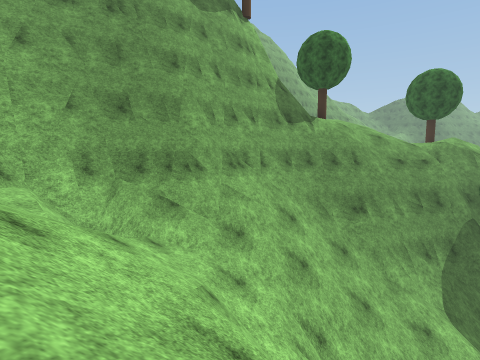
view 1 (above)

16 first-person views from a walk through a Unity game level. The camera is 1.4 m above the floor, tilts 6° down and sees 80° across. The floor is counted in squares, 2 m on a side. Each view is taken from the middle of a square. On the plan, view 1 faces up. The plan holds only what a view shows up to about 10 squares ahead; the rest is blank. The place goes on beyond the plan. Some trees and plants on the terrain are drawn as simple stand-ins. The player character is not drawn. Surface patterns are stand-ins for the level's own textures.

view 2
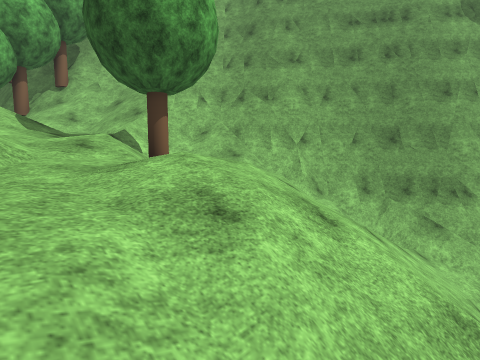

view 3
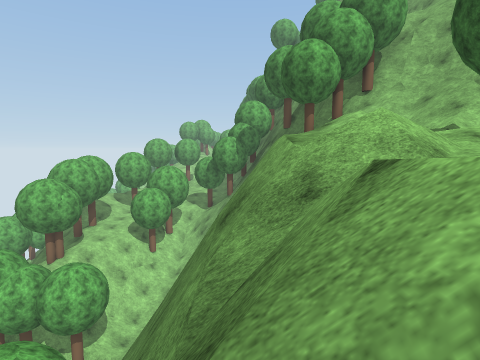

view 4
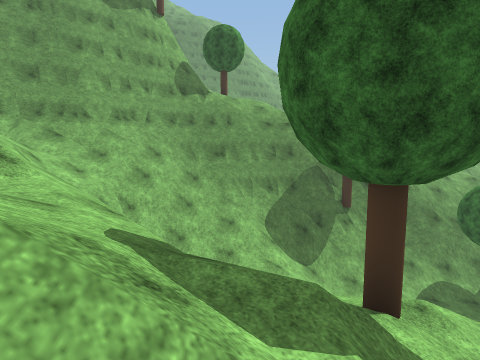

view 5
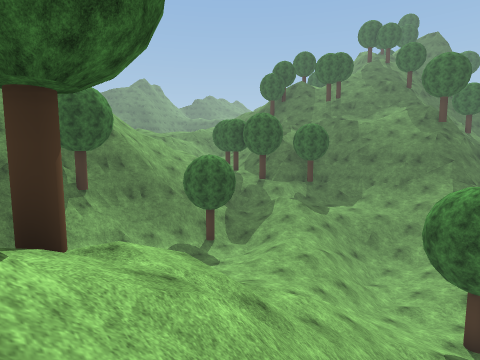

view 6
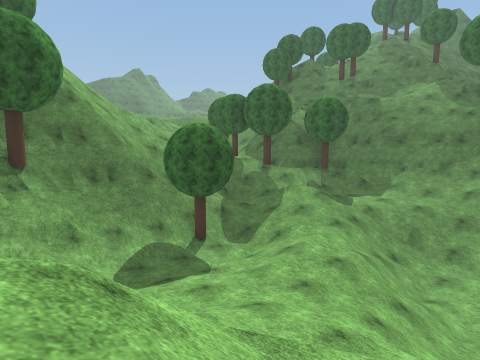

view 7
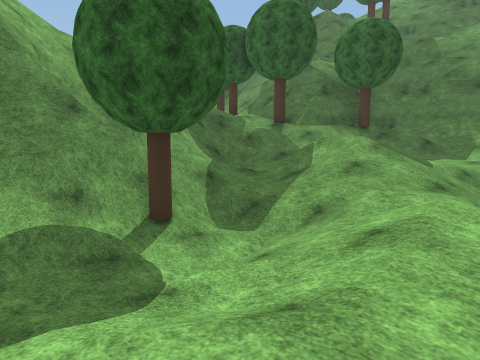

view 8
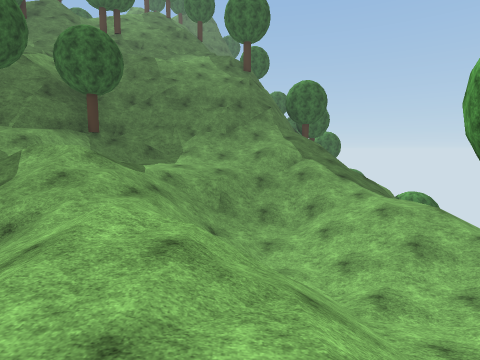

view 9
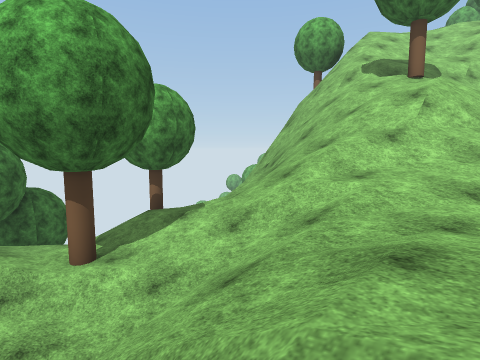

view 10
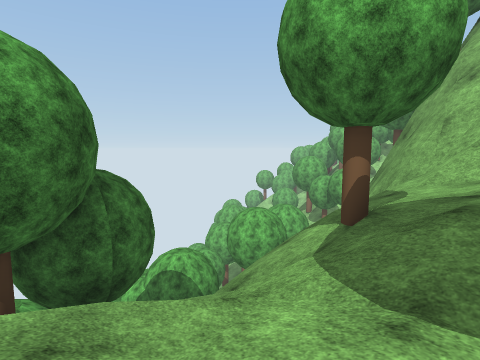

view 11
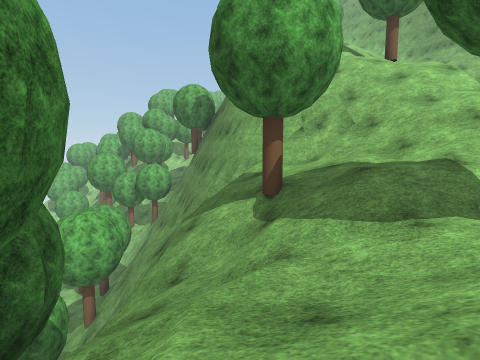

view 12
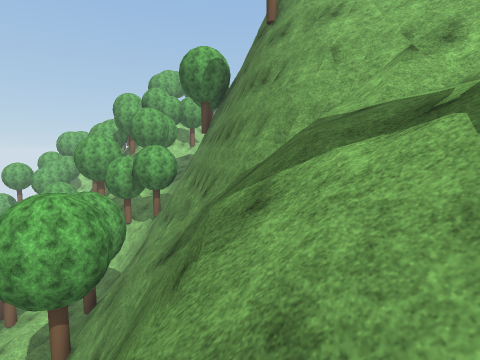

view 13
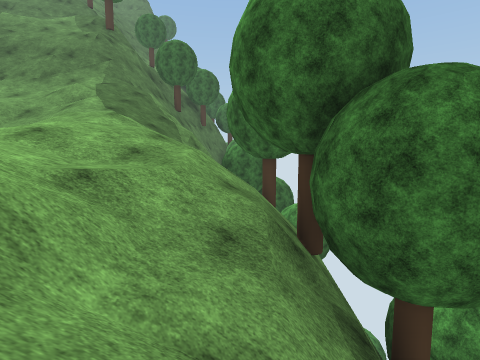

view 14
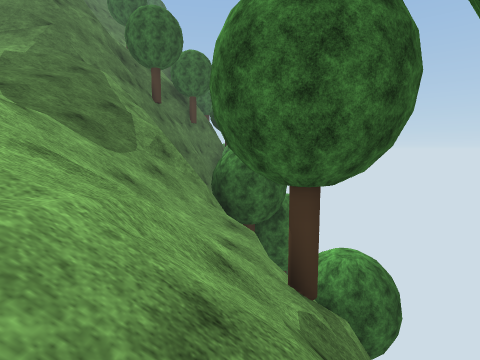

view 15
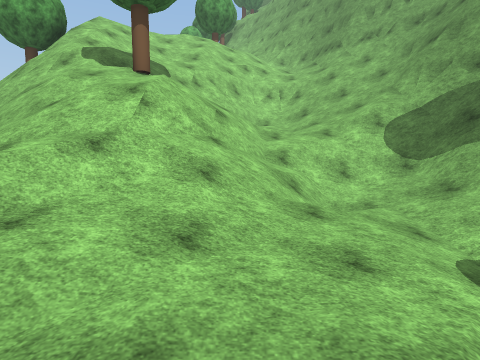

view 16
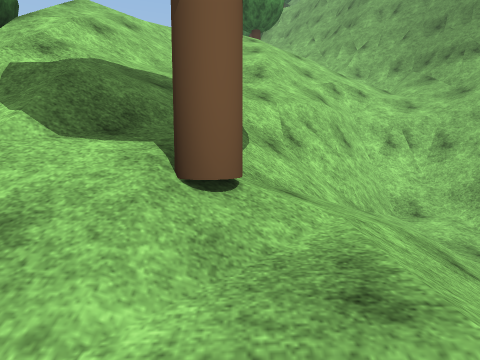

### Floor plan
Key: @ floor where view 1 was taken; # wall or solid block; . main floor; - floor 1.75 m lower than the main floor; : floor 3 m higher than the main floor; _ floor 3.25 m lower than the main floor; + floor 12.75 m higher than the main floor; / step, stairs or slope; = window, fence, low wall or low ledge; v drop or lower ground; O other object.
Columns run from 10 left of view 1 to 20 right of it. Each row starts with its distance up from view 1.
 11                      //
 10             #////vv /=/   //O
  9            ##vvvvvv ##/  #/::O/
  8          #############/#////##v
  7          #=//###/##//////.//:#O
  6        ###////////////O/..////#
  5      ###////////////----///  //
  4   #####=//////////./.-//////..=
  3 ####// ///=#/::////..///////../
  2 #///// ///=###//==//..../////./
  1 /////O  ////##////=/../////////
  0 O/++/ /+//@////O/////////__////
 -1     /++++//////////////////////
 -2     /++/+//////////////O_//////
 -3       +//+ /////=#=//-/_//..///
 -4      vv/v=/OO=/v##/-O//_/-/////
 -5       vvv   vvvv##////////////#
 -6       v     OOvv#=////////////#
 -7             vvvvvvvvv//#Ov/Ov
 -8  v          vvvvvvvv  OOO    OO
 -9  v           vvvvv OOO OO    OO
-10  v           vvvvv  OO OO

Where each view was taken, in squares from view 1:
view 1: 0 up, 0 right, facing up
view 2: 2 down, 0 right, facing up-left
view 3: 4 down, 0 right, facing left
view 4: 3 down, 4 right, facing up
view 5: 3 down, 5 right, facing up-right
view 6: 1 down, 7 right, facing up-right
view 7: 2 up, 10 right, facing up-right
view 8: 1 up, 10 right, facing right
view 9: 2 up, 14 right, facing down-left
view 10: 3 down, 14 right, facing down-left
view 11: 5 down, 15 right, facing left
view 12: 6 down, 12 right, facing left
view 13: 6 down, 10 right, facing right
view 14: 6 down, 14 right, facing right
view 15: 2 up, 12 right, facing left
view 16: 0 up, 7 right, facing left
